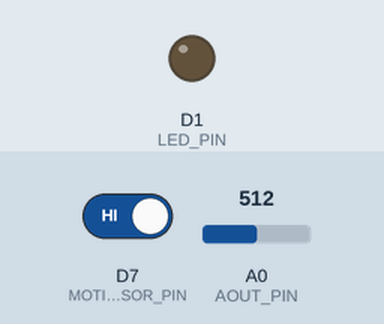
A sketch run on a simulated ESP8266 (NodeMCU). On the bench: output pins drawn as LEDs (lit = HIGH). The inputs (shaded band) are chosen by the test bench; at power-on: D7 (MOTION_SENSOR_PIN) HIGH, A0 (AOUT_PIN) = 512. WiFi joins after 1.5 s; servers stay silent unless stated; what the sketch prints to the serial monitor is not drawn.

Above: at 0.8 s.
At 2.3 s:
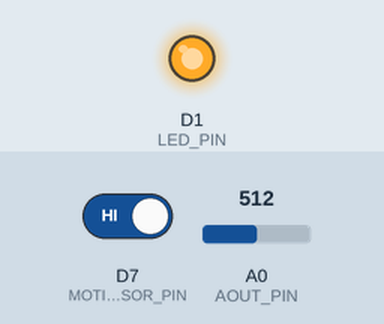
Timing chart, 0 to 3.8 s (numbered marks = the images above):
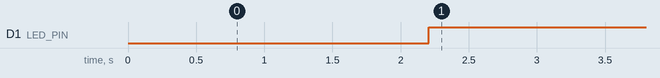

The sketch:

PlanReaderv2.ino
```cpp
#include <ESP8266WiFi.h>
#include <ESP8266WebServer.h>
#include <SoftwareSerial.h>

#define CMD_PLAY_NEXT 0x01
#define CMD_PLAY_PREV 0x02
#define CMD_PLAY_W_INDEX 0x03
#define CMD_SET_VOLUME 0x06
#define CMD_SEL_DEV 0x09
#define CMD_PLAY_W_VOL 0x22
#define CMD_PLAY 0x0D
#define CMD_PAUSE 0x0E
#define CMD_SINGLE_CYCLE 0x19

#define DEV_TF 0x02
#define SINGLE_CYCLE_ON 0x00
#define SINGLE_CYCLE_OFF 0x01

#define ESP8266_RX D5  // The ESP8266 pin connected to the TX of the Serial MP3 Player module
#define ESP8266_TX D6  // The ESP8266 pin connected to the RX of the Serial MP3 Player module
#define MOTION_SENSOR_PIN  D7  // The ESP8266 pin D7 connected to the OUTPUT pin of motion sensor
#define LED_PIN            D1  // The ESP8266 pin D1 connected to LED's pin
#define AOUT_PIN A0 //For soil moisture sensor

// Replace with your network credentials
const char* ssid     = "Dojo";
const char* password = "MangoLassi";

// Set web server port number to 80
ESP8266WebServer server(80);

SoftwareSerial mp3(ESP8266_RX, ESP8266_TX);

int motion_state  = LOW; // current state of motion sensor's pin
int prev_motion_state = LOW; // previous state of motion sensor's pin
int value = 0;
String motion_display = "None";
String soil = "Wet";

// Variables to control reading interval
unsigned long previousReadTime = 0;
const long readInterval = 8000; // Read every

void setup() {
  Serial.begin(115200);

  mp3.begin(9600);
  delay(500);  // wait for chip initialization to complete

  mp3_command(CMD_SEL_DEV, DEV_TF);  // select the TF card
  delay(200);                        // wait for 200ms

  // Initialize the output variables as outputs
  pinMode(MOTION_SENSOR_PIN, INPUT); // Configure the ESP8266 pin to the input mode
  //pinMode(LED_PIN, OUTPUT);          // Configure the ESP8266 pin to the output mode
  pinMode(LED_PIN, OUTPUT);

  // Connect to Wi-Fi network with SSID and password
  Serial.print("Connecting to ");
  Serial.println(ssid);
  WiFi.begin(ssid, password);
  while (WiFi.status() != WL_CONNECTED) {
    delay(500);
    Serial.print(".");
  }
  // Print local IP address and start web server
  Serial.println("");
  Serial.println("WiFi connected.");
  Serial.println("IP address: ");
  Serial.println(WiFi.localIP());

  // Define endpoints
  server.on("/", handleRoot);
  server.on("/data", handleData);

  server.begin();
}

void loop() {
  server.handleClient();


  prev_motion_state = motion_state;             // store old state
  motion_state  = digitalRead(MOTION_SENSOR_PIN); // read new state
  if (prev_motion_state == LOW && motion_state == HIGH) { // pin state change: LOW -> HIGH
    Serial.println("Motion detected!, turns LED ON and plays sound");
    digitalWrite(LED_PIN, HIGH); // turn on LED
    motion_display = "Detected";
    mp3_command(CMD_PLAY_W_INDEX, 0x0001); // Play track 1
  }
  else if (prev_motion_state == HIGH && motion_state == LOW) { // pin state change: HIGH -> LOW
    //Serial.println("Motion stopped!, turns LED OFF ");
    digitalWrite(LED_PIN, LOW);  // turn off LED
    motion_display = "None";
  }


  unsigned long currentReadTime = millis();
  if (currentReadTime - previousReadTime >= readInterval) {
    previousReadTime = currentReadTime;
    value = analogRead(AOUT_PIN);
    Serial.println("Analog value read: " + String(value));

    if (value > 260) {
    Serial.println("Soil is dry!, turns LED ON and plays sound");
    digitalWrite(LED_PIN, HIGH); // turn on LED
    soil = "Dry";
    mp3_command(CMD_PLAY_W_INDEX, 0x0002); // Play a different MP3 sound (track 2)
    }
    else {
      // If soil moisture is not less than 300, ensure LED is off if motion is not detected
      if (motion_state == LOW) {
        soil = "Wet";
        digitalWrite(LED_PIN, LOW); // turn off LED
      }
    }

  }

}

void handleRoot() {
  String html = "<!DOCTYPE html><html>";
  html += "<head><meta name=\"viewport\" content=\"width=device-width, initial-scale=1\">";
  html += "<link rel=\"icon\" href=\"data:,\">";
  html += "<style>html { font-family: Helvetica; display: inline-block; margin: 0px auto; text-align: center;}";
  html += "body { background-color: #e5ffe5; color: #006400; margin: 0; padding: 0;}";
  html += "h1 { color: #228B22; font-size: 2.5em; margin-bottom: 0.5em;}";
  html += "p { font-size: 1.2em; margin: 0.5em 0;}";
  html += ".container { padding: 20px; border-radius: 10px; background-color: #f0fff0; box-shadow: 0 0 10px rgba(0, 0, 0, 0.1); display: inline-block;}";
  html += ".button { background-color: #32CD32; border: none; color: white; padding: 16px 20px;";
  html += "text-decoration: none; font-size: 30px; margin: 10px; cursor: pointer; border-radius: 10px;}";
  html += ".button2 { background-color: #77878A; }";
  html += ".plant-icon { width: 50px; height: auto; vertical-align: middle;}";
  html += "</style></head>";
  html += "<body><h1>Plant Watering Tracker</h1>";
  html += "<div class='container'>";
  html += "<p>Soil Moisture Level: <span id='plant'>" + String(value) + ", " + soil + "</span></p>";
  html += "<p>Motion: <span id='motion_display'>" + motion_display + "</span></p>";
  html += "</div>";
  html += "<script>setInterval(function() { fetch('/data').then(response => response.json()).then(data => { document.getElementById('plant').innerHTML = data.plant; document.getElementById('motion_display').innerHTML = data.motion_display; }); }, 1000);</script>";
  html += "</body></html>";
  server.send(200, "text/html", html);
}

void handleData() {
  String json = "{";
  json += "\"plant\": \"" + String(value) + ", " + soil + "\",";
  json += "\"motion_display\": \"" + motion_display + "\"";
  json += "}";
  server.send(200, "application/json", json);
}

void mp3_command(int8_t command, int16_t dat) {
  int8_t frame[8] = { 0 };
  frame[0] = 0x7e;                // starting byte
  frame[1] = 0xff;                // version
  frame[2] = 0x06;                // The number of bytes of the command without starting byte and ending byte
  frame[3] = command;             //
  frame[4] = 0x00;                // 0x00 = no feedback, 0x01 = feedback
  frame[5] = (int8_t)(dat >> 8);  // data high byte
  frame[6] = (int8_t)(dat);       // data low byte
  frame[7] = 0xef;                // ending byte
  for (uint8_t i = 0; i < 8; i++) {
    mp3.write(frame[i]);
  }
}
```

Measured:
- by itself, D1 (LED_PIN): LOW → HIGH at 2.2 s
